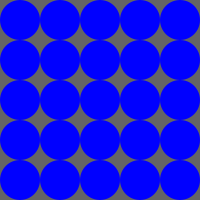
Frame 1 (no input)
Frame 60 (the mouse pressed at the canvas centre just before this capture): identical to frame 1, image omitted
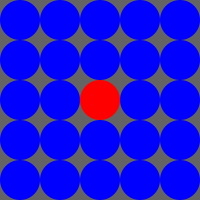
Frame 120 (the mouse held since frame 60 and released just before this capture)

The Processing sketch that drew these frames (run headless with seeded random() and noise(); from frame 60 on, the mouse is pressed at the canvas centre):

// Processing sketch: processing_93048
// ── processing_93048.pde

void setup() {
  size(200,200);
  smooth();
  noStroke();
}
 
 
void draw() {
  background(100);
   
   
   for ( int j = 20 ; j < height ; j = j + 40 ) {
     for ( int i = 20; i < width ; i = i + 40 ) {
         dessinerEllipse(i,j);
     }
   }
}
 
 
 void dessinerEllipse( float x, float y) {
   
   if ( mouseInsideCircle(x,y) == true ) {
    fill(255,0,0);
  } else {
     fill(0,0,255);
  }
   
  ellipse( x , y , 40, 40 );
   
 }
 
 
boolean mouseInsideCircle ( float x, float y  ) {
  
   float distance = dist( x , y , mouseX , mouseY);

  return distance < 20;
}
